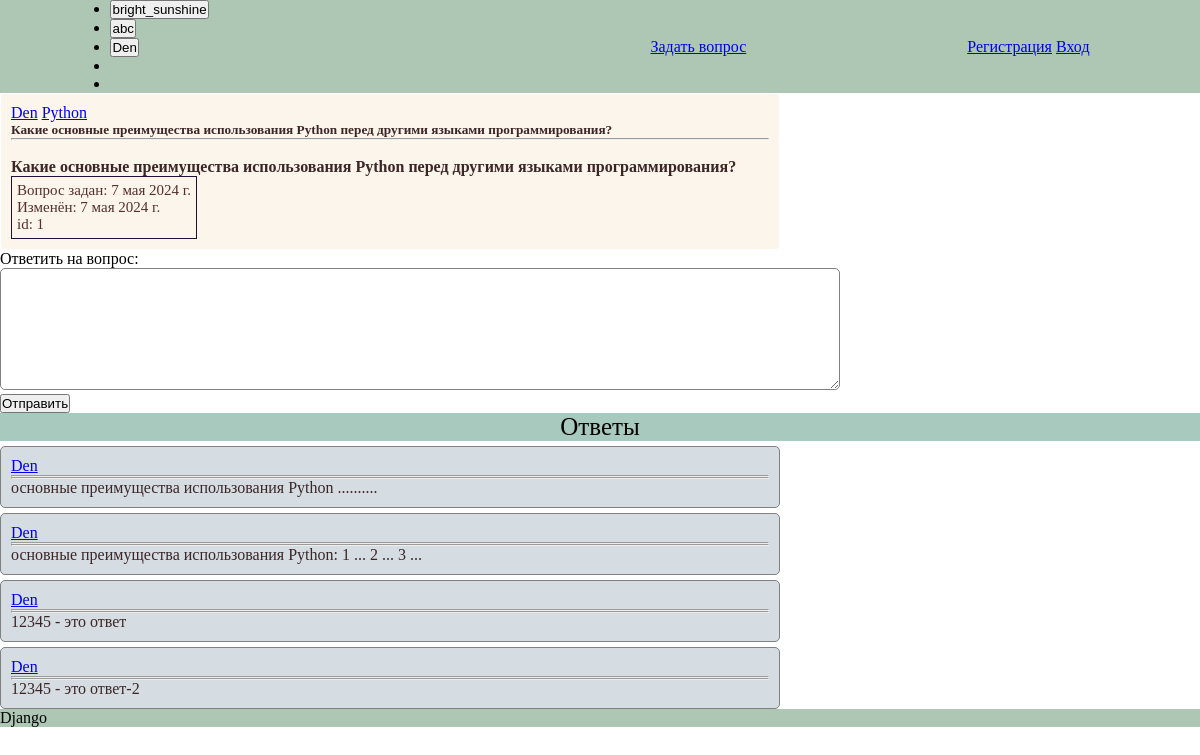
The page /q/1/ on the database as committed earlier.
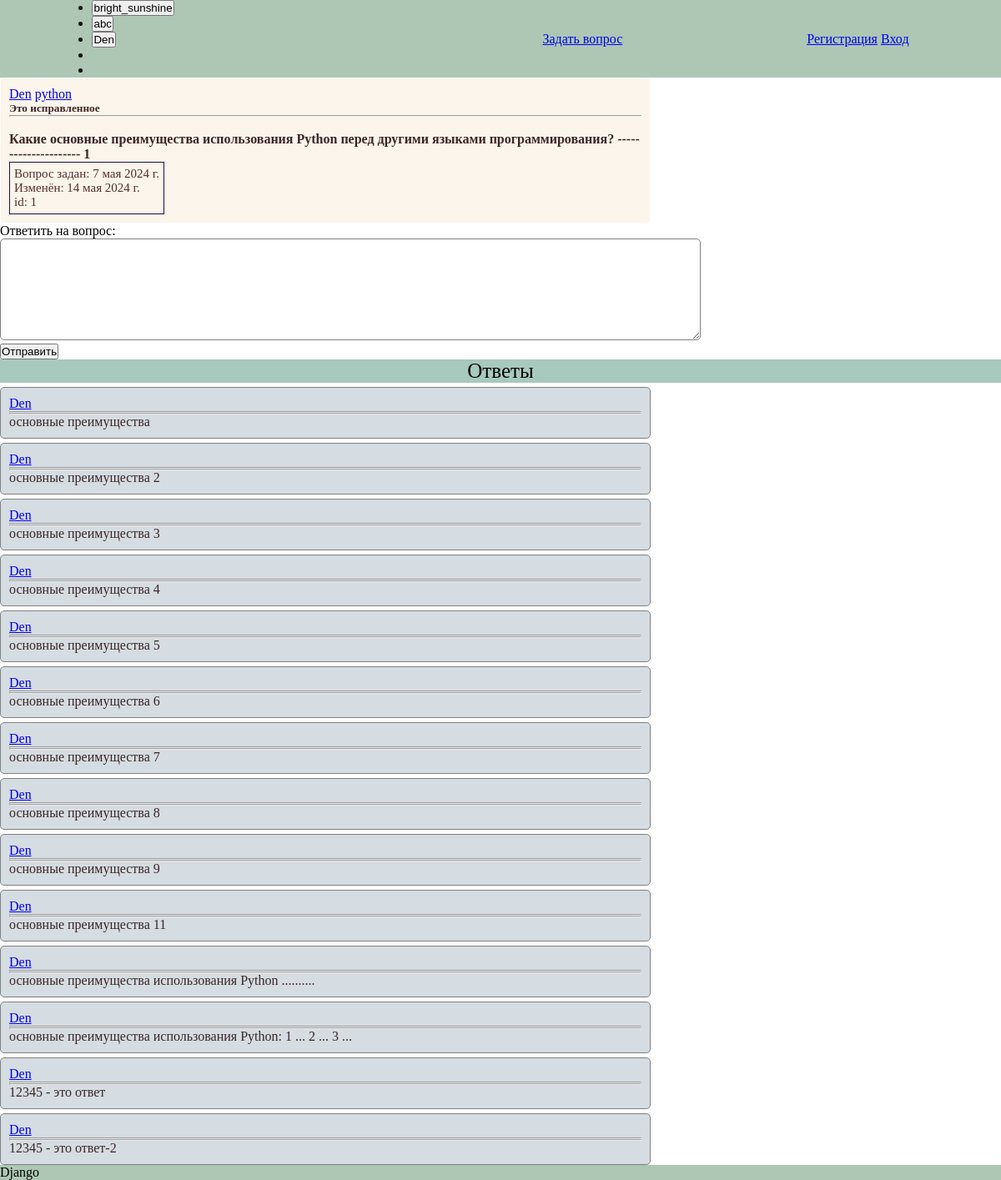
The same page on the database as committed later.
### main/models.py (models this page shows, shortened)
class Question(models.Model):
    autor = models.ForeignKey(
        User,
        max_length=20,
        null=True,
        blank=False,
        on_delete=models.SET_NULL,
        related_name="question_set",
    )
    teg = models.CharField(max_length=10, blank=False)
    title = models.CharField(max_length=50, blank=False)
    text = models.TextField(max_length=200, blank=False)
    created_at = models.DateField(auto_now_add=True, blank=False)
    updated_at = models.DateField(auto_now=True, blank=False)
    views = models.SmallIntegerField(default=0)
    def __str__(self) -> str:
        return self.title
    @property
    def answers(self):
        return Answer.objects.filter(question=self).order_by("-created_at")

class Answer(models.Model):
    autor = models.ForeignKey(
        User,
        null=True,
        blank=False,
        on_delete=models.SET_NULL,
        related_name="answer_set",
    )
    question = models.ForeignKey(
        Question,
        null=True,
        blank=False,
        on_delete=models.SET_NULL,
        related_name="question",
    )
    text = models.TextField(max_length=20, blank=False)
    created_at = models.DateField(auto_now_add=True, blank=False)
    updated_at = models.DateField(auto_now=True, blank=False)
    parent = models.ForeignKey(
        "self", null=True, blank=False, on_delete=models.SET_NULL
    )
    correct = models.BooleanField(default=False, blank=True)

### main/views_2.py (the view)
# urls.py: path("q/<int:id_question>/", question, name="question"),  # 1
def question(request, **kwargs):
    print(kwargs, "<<<< ---------- kwargs ----------")
    try:
        question_obj = Question.objects.get(id=kwargs["id_question"])
        context = {"quest": question_obj}
        print(question_obj, "<<< ===== message object")
        return render(request, "questions.html", context)
    except Exception as e:
        print(e, "<<< eeeeee")
        return HttpResponse("err")

### templates/questions.html (shortened to what this page needs)
{% extends 'main.html' %}
{% load static %}
{% block content %}
  <link rel="stylesheet" type="text/css" href="{% static 'css/style.css' %}" />
  <div id="conteiner">
    <div id="box">
      <div>
        <a href="/user/{{ quest.autor }}">{{ quest.autor }}</a>
        <a href="https://qna.habr.com/tag/python/questions">{{ quest.teg }}</a>
        <div>
          <h5>{{ quest.title }}</h5>
          <hr />
          <br />
          <h4>{{ quest.text }}</h4>
        </div>
        <div class="date">
          <div>Вопрос задан: {{ quest.created_at }}</div>
          <div>Изменён: {{ quest.updated_at }}</div>id: {{ quest.id }}
        </div>
      </div>
    </div>
  </div>
  <form action="/{{ quest.id }}/answer/" method="post" id="form">
    <label for="message">Ответить на вопрос:</label><br />
    <textarea id="message" name="message" rows="8" cols="80"></textarea><br />
    <button type="submit">Отправить</button>
  </form>
  <div class="answers-container">
    <div id="label">Ответы</div>
    {% for ans in quest.answers %}
      <div id="answer">
        <div>
          <a href="{% url 'info_user' quest.autor %}">{{ quest.autor }}</a>
        </div>
        <hr />
        <hr />
        <div>{{ ans.text }}</div>
      </div>
    {% endfor %}
  </div>
{% endblock %}

Rows that differ between the two databases and show on the page:
changed Question "Den": teg "Python" → "python"; title "Какие основные преимущества использования Python перед другими языками программирования?" → "Это исправленное"; text "Какие основные преимущества использования Python перед другими языками программирования?" → "Какие основные преимущества использования Python перед другими языками программирования? --------------------- 1"; updated_at "7 мая 2024 г." → "14 мая 2024 г."
added Answer: {{ quest.autor }} "Den", text "основные преимущества"
added Answer: {{ quest.autor }} "Den", text "основные преимущества 2"
added Answer: {{ quest.autor }} "Den", text "основные преимущества 3"
added Answer: {{ quest.autor }} "Den", text "основные преимущества 4"
added Answer: {{ quest.autor }} "Den", text "основные преимущества 5"
added Answer: {{ quest.autor }} "Den", text "основные преимущества 6"
added Answer: {{ quest.autor }} "Den", text "основные преимущества 7"
added Answer: {{ quest.autor }} "Den", text "основные преимущества 8"
added Answer: {{ quest.autor }} "Den", text "основные преимущества 9"
added Answer: {{ quest.autor }} "Den", text "основные преимущества 11"
